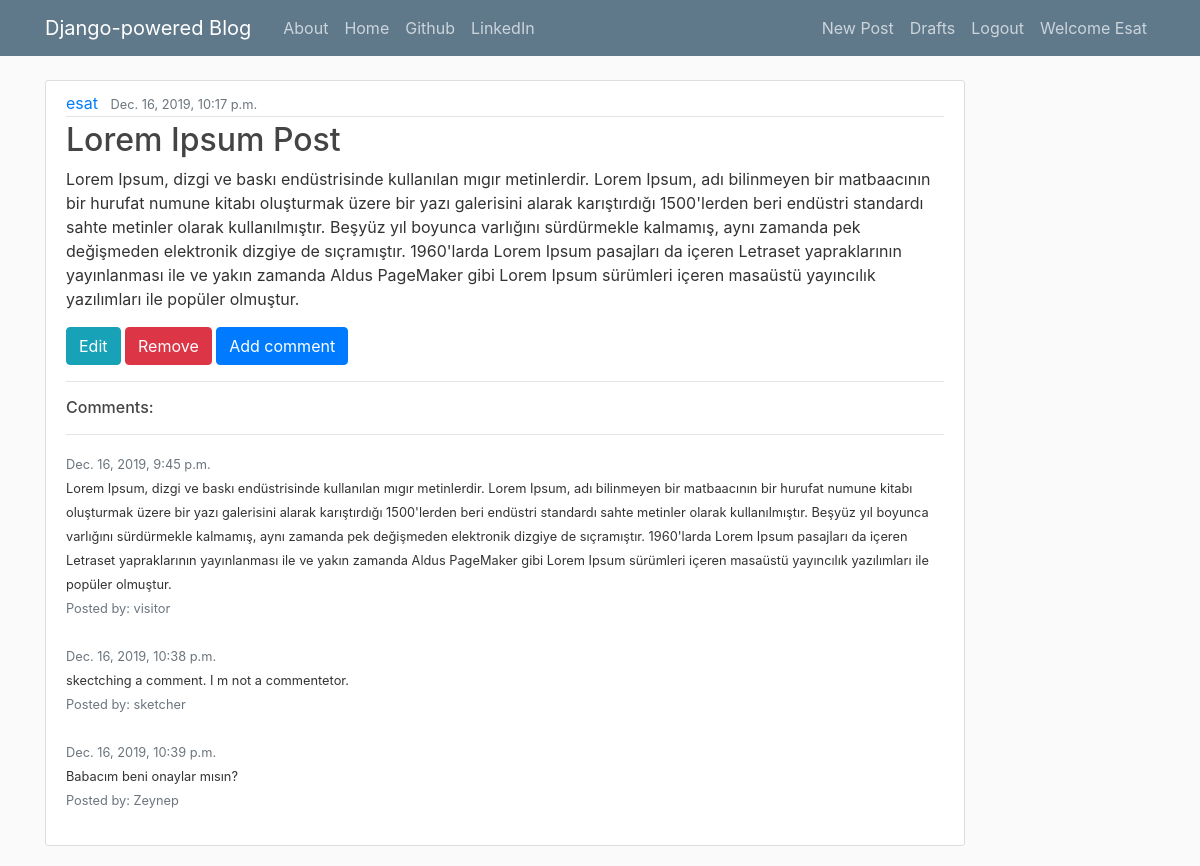
The page /post/26/ (signed in) on the database its author committed.
### blog/models.py (models this page shows, shortened)
class Post(models.Model):
    author = models.ForeignKey('auth.User', on_delete=models.CASCADE)
    title = models.CharField(max_length=200)
    text = models.TextField()
    create_date = models.DateTimeField(default=timezone.now)
    published_date = models.DateTimeField(blank=True, null=True)
    last_publication_date = models.DateTimeField(blank=True, null=True)

class Comment(models.Model):
    post = models.ForeignKey('blog.Post', related_name='comments', on_delete=models.CASCADE)
    author = models.CharField(max_length=200)
    text = models.TextField()
    create_date = models.DateTimeField(default=timezone.now)
    approved_comment = models.BooleanField(default=False)

### blog/views.py (the view)
# urls.py: path('post/<int:pk>/', views.PostDetailView.as_view(), name='post_details'),
class PostDetailView(DetailView):
    template_name='blog/post_details.html'
    model=Post

### blog/templates/blog/post_details.html (shortened to what this page needs)
{% extends "blog/base.html" %}
{% block content %}
<article class="media content-section">
  <div class="media-body">
    <div class="article-metadata">
      <a class="mr-2" href="#">{{ post.author}}</a>
      {% if post.published_date %}
        <small class="text-muted">{{ post.published_date }}</small>
      {% else %}
        <a class="btn btn-primary" href="{% url 'blog:post_publish' pk=post.pk %}">
        <span class="iconify" data-icon="simple-icons:faceit" data-inline="false"></span> Publish</a>
      {% endif %}
    </div>
    <h2><a class="article-title" href="#">{{ post.title }}</a></h2>
    <p class="article-content">{{ post.text }}</p>
    {% if user.is_authenticated %}
      <a class="btn btn-primary btn-info" href="{% url 'blog:post_edit' pk=post.pk %}">
       Edit</a>
      <a class="btn btn-danger" href="{% url 'blog:post_remove' pk=post.pk %}">
       Remove</a>
    {% endif %}
    <a class="btn btn-primary btn-comment" href="{% url 'blog:add_comment_to_post' pk=post.pk %}">
     Add comment</a>
    <hr>
    <h6>Comments:</h6>
    <hr>
    {% for comment in post.comments.all %}
      <small class="mr-2 text-muted">{{comment.create_date}}</small>
      {% if comment.approved_comment or user.is_authenticated %}
        <br>
        <small>{{comment.text}}</small>
        <br>
        <small class="text-muted">Posted by: {{comment.author}} </small>
        <br> <br>
      {% endif %}
    {% endfor %}
  </div>
</article>
{% endblock %}

### blog/templates/blog/base.html (shortened to what this page needs)
<!DOCTYPE html>
{% load staticfiles %}
<html lang="en" dir="ltr">
  <head>
    <link rel="stylesheet" href="https://maxcdn.bootstrapcdn.com/bootstrap/4.0.0/css/bootstrap.min.css">
    <link rel="stylesheet" href="{% static 'css/blog.css' %}">
    </head>
    <body>
    <header class="site-header">
      <nav class="navbar navbar-expand-md navbar-dark bg-steel fixed-top">
        <div class="container">
          <a class="navbar-brand mr-4" href="{% url 'blog:post_list' %}">Django-powered Blog</a>
          <div class="collapse navbar-collapse" id="navbarToggle">
            <div class="navbar-nav mr-auto">
              <a class="nav-item nav-link" href="{% url 'blog:about' %}">About</a>
              <a class="nav-item nav-link" href="{% url 'blog:post_list' %}">Home</a>
              <a class="nav-item nav-link" href="https://www.github.com">Github</a>
              <a class="nav-item nav-link" href="https://www.linkedin.com">LinkedIn</a>
            </div>
            <div class="navbar-nav">
              {% if user.is_authenticated %}
                <a class="nav-item nav-link" href="{% url 'blog:post_new' %}">New Post</a>
                <a class="nav-item nav-link" href="{% url 'blog:post_draft_list' %}">Drafts</a>
                <a class="nav-item nav-link" href="{% url 'logout' %}">Logout</a>
                <a class="nav-item nav-link" href="#"> Welcome {{user.username.capitalize}}</a>
              {% else %}
                <a class="nav-item nav-link " href="{% url 'login' %}">
                <span class="iconify" data-icon="fa-solid:user-lock" data-inline="false"></span> Login
                </a>
                <a class="nav-item nav-link" href="#">
                  <span class="iconify" data-icon="dashicons:format-aside" data-inline="false"></span> Register</a>
              {% endif %}
            </div>
          </div>
        </div>
      </nav>
    </header>
    <div class="content container">
      <div class="row">
        <div class="col-md-10">
          <div>
            {% block content %}
            {% endblock %}
          </div>
        </div>
      </div>
    </div>
  </body>
</html>

### blog/static/css/blog.css (style rules this page uses)
body { background: #fafafa; color: #333333; margin-top: 5rem; }
h1, h2, h3, h4, h5, h6 { color: #444444; }
.bg-steel { background-color: #5f788a; }
.site-header .navbar-nav .nav-link { color: #cbd5db; }
.content-section { background: #ffffff; padding: 10px 20px; border: 1px solid #dddddd; border-radius: 3px; margin-bottom: 20px; }
.article-title { color: #444444; }
.article-content { white-space: pre-line; }
.article-metadata { padding-bottom: 1px; margin-bottom: 4px; border-bottom: 1px solid #e3e3e3 }

### rows shown on the page
Post: author "esat", published_date "Dec. 16, 2019, 10:17 p.m.", title "Lorem Ipsum Post", text "Lorem Ipsum, dizgi ve baskı endüstrisinde kullanılan mıgır metinlerdir. Lorem Ipsum, adı bilinmeyen bir matbaacının bir hurufat numune kitabı oluşturmak üzere bir yazı galerisini alarak karıştırdığı 1500'lerden beri endüstri standardı sahte metinler olarak kullanılmıştır. Beşyüz yıl boyunca varlığını sürdürmekle kalmamış, aynı zamanda pek değişmeden elektronik dizgiye de sıçramıştır. 1960'larda Lorem Ipsum pasajları da içeren Letraset yapraklarının yayınlanması ile ve yakın zamanda Aldus PageMaker gibi Lorem Ipsum sürümleri içeren masaüstü yayıncılık yazılımları ile popüler olmuştur."
Comment: create_date "Dec. 16, 2019, 9:45 p.m.", text "Lorem Ipsum, dizgi ve baskı endüstrisinde kullanılan mıgır metinlerdir. Lorem Ipsum, adı bilinmeyen bir matbaacının bir hurufat numune kitabı oluşturmak üzere bir yazı galerisini alarak karıştırdığı 1500'lerden beri endüstri standardı sahte metinler olarak kullanılmıştır. Beşyüz yıl boyunca varlığını sürdürmekle kalmamış, aynı zamanda pek değişmeden elektronik dizgiye de sıçramıştır. 1960'larda Lorem Ipsum pasajları da içeren Letraset yapraklarının yayınlanması ile ve yakın zamanda Aldus PageMaker gibi Lorem Ipsum sürümleri içeren masaüstü yayıncılık yazılımları ile popüler olmuştur.", author "visitor"
Comment: create_date "Dec. 16, 2019, 10:38 p.m.", text "skectching a comment. I m not a commentetor.", author "sketcher"
Comment: create_date "Dec. 16, 2019, 10:39 p.m.", text "Babacım beni onaylar mısın?", author "Zeynep"

### other values the page prints
{{ user.username.capitalize }} "Esat"
